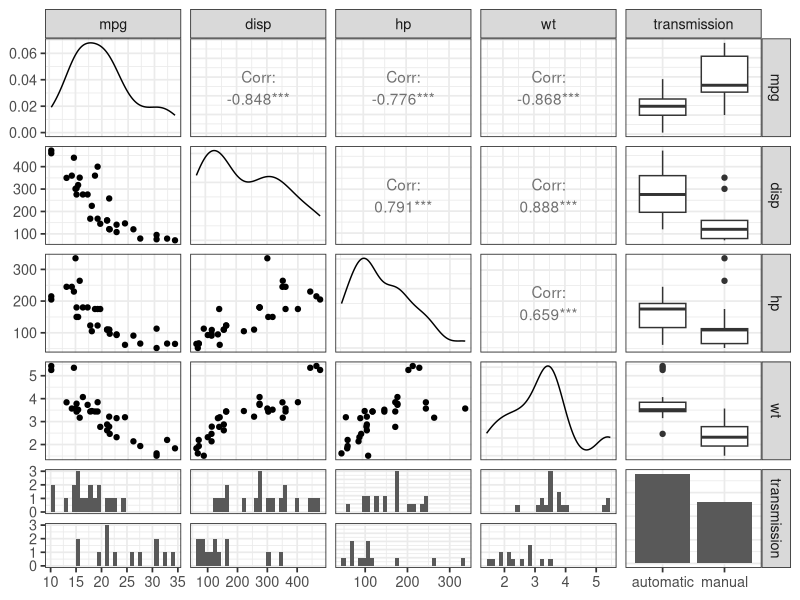
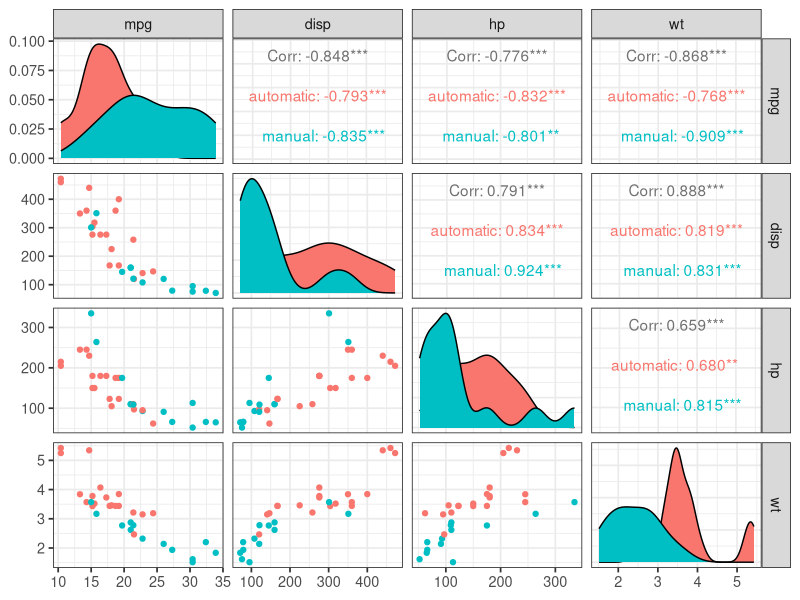
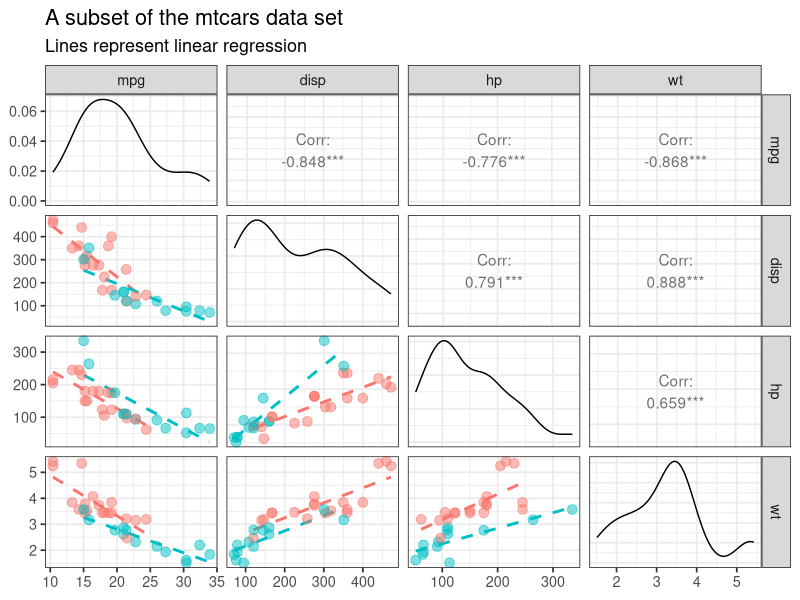
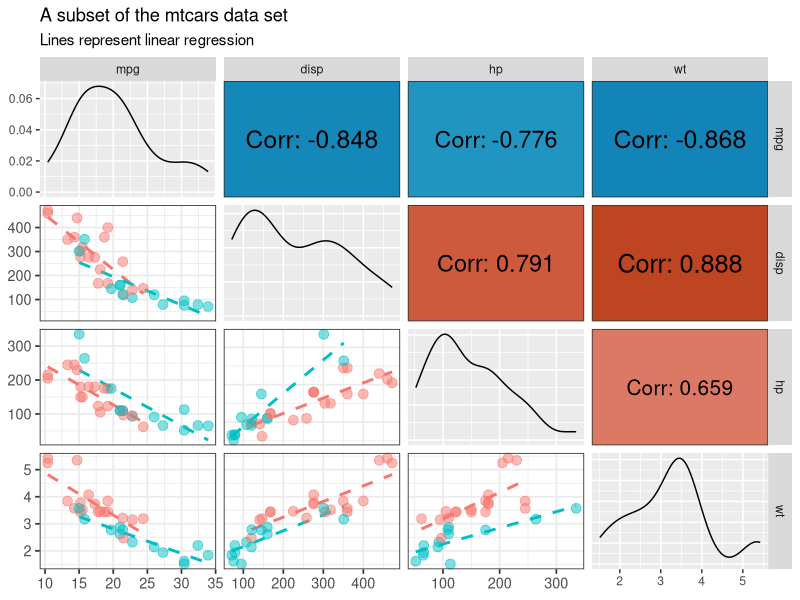

R code for these plots, in order: (Note: this script raises an error after producing the figures.)
## ---- chunk 1
#| label: prepare_data
#| code-fold: false

suppressPackageStartupMessages({
    library(tibble)
})

# built-in `mtcars` dataset (see ?mtcars)
# ... convert some columns to factors
mycars <- mtcars
mycars$engine_shape <- factor(c("0" = "V-shaped", "1" = "straight")[as.character(mycars$vs)])
mycars$transmission <- factor(c("0" = "automatic", "1" = "manual")[as.character(mycars$am)])

tibble(mycars)
## ---- chunk 2
#| label: load_packages

library(ggplot2)
library(GGally)
## ---- chunk 3
#| label: plot
#| fig-width: 7
#| fig-height: 7

ggpairs(mycars, 
        columns = c("mpg", "disp", "hp", "wt", "transmission")) + 
    theme_bw(13)
## ---- chunk 4
#| label: plot_color
#| fig-width: 7
#| fig-height: 7

ggpairs(mycars, 
        columns = c("mpg", "disp", "hp", "wt"),
        mapping = aes(colour = transmission)) + 
    theme_bw(13)
## ---- chunk 5
#| label: plot_adapted
#| fig-width: 7
#| fig-height: 7

## Define plot function for the scatter plots
plotpoints <- function(data, mapping, ...) {
    ggplot(data = data, mapping = mapping) +
        aes(color = transmission) + 
        geom_smooth(method = "lm", se = FALSE, 
                    formula = "y ~ x",
                    linetype = "dashed") + 
        geom_point(alpha = 0.5, size = 3) +
        theme_bw(13)
}

## Use these functions in the ggpairs call
ggpairs(mycars, 
        lower = list(continuous = plotpoints),
        columns = c("mpg", "disp", "hp", "wt"),
        progress = FALSE) + 
    theme_bw(13) + 
    labs(title = "A subset of the mtcars data set",
         subtitle = "Lines represent linear regression")
## ---- chunk 6
#| label: plot_adapted_correlation
#| fig-width: 7
#| fig-height: 7

## Define correlation function for the panels above the diagonal
cor_fcn <- function(data, mapping, ...) {
    ## Get data
    xData <- GGally::eval_data_col(data, mapping$x)
    yData <- GGally::eval_data_col(data, mapping$y)
    
    ## Calculate correlation
    corr <- stats::cor(xData, yData, method = "pearson")
    
    ## Define background color
    if (corr >= 0) {
        cols <- grDevices::hcl.colors(n = 11, palette = "RdBu")[6:2]
        col <- grDevices::rgb(grDevices::colorRamp(cols)(abs(corr)),
                              maxColorValue = 255)
    } else {
        cols <- grDevices::hcl.colors(n = 11, palette = "RdBu")[6:10]
        col <- grDevices::rgb(grDevices::colorRamp(cols)(abs(corr)),
                              maxColorValue = 255)
    }

    ## Construct plot
    ggplot(data = data, mapping = mapping) +
        annotate(x = 0.5, y = 0.5, 
                          label = paste0("Corr: ", round(corr, digits = 3)),
                          geom = "text",
                          size = abs(corr) * 5 + 2) +
        theme_bw(13) + ylim(c(0, 1)) +
        theme(panel.background = element_rect(fill = col),
              panel.grid.major = element_blank(),
              panel.grid.minor = element_blank())
}

ggpairs(mycars, 
        lower = list(continuous = plotpoints),
        upper = list(continuous = cor_fcn),
        columns = c("mpg", "disp", "hp", "wt"),
        progress = FALSE) + 
    labs(title = "A subset of the mtcars data set",
         subtitle = "Lines represent linear regression")
## ---- chunk 7
#| label: session_info
sessioninfo::session_info()
